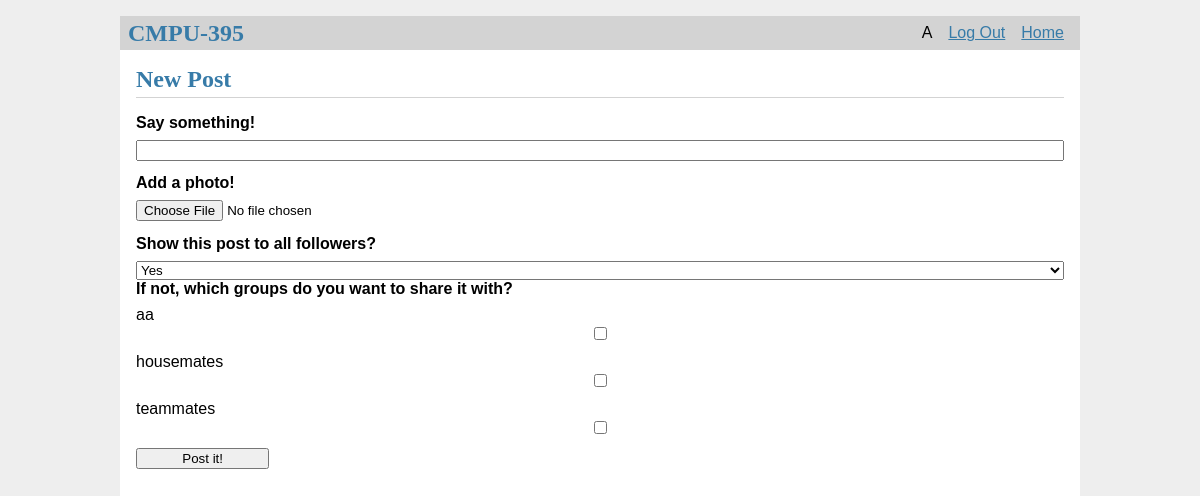
Before: /create (signed in) with the older database file.
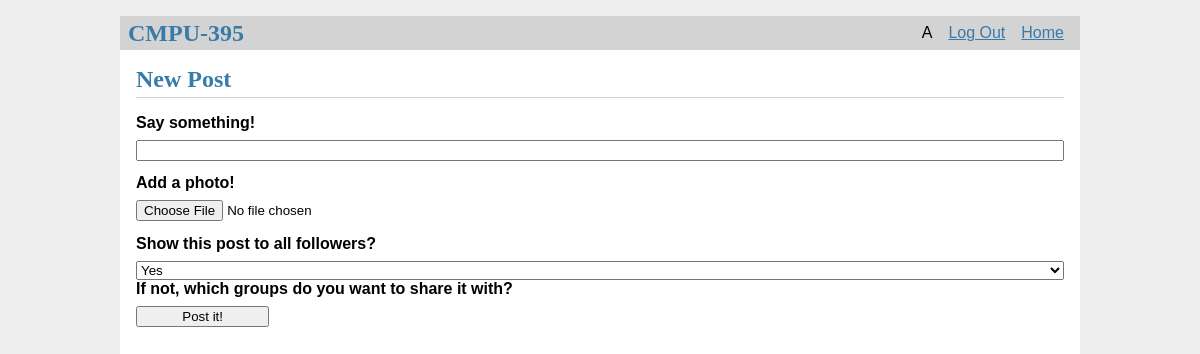
After: the same page with the newer database file.
### tables this page shows
CREATE TABLE Person (
        username VARCHAR(32),
        password VARCHAR(64),
        firstName VARCHAR(32),
        lastName VARCHAR(32),
        email VARCHAR(32),
        PRIMARY KEY (username)
);

CREATE TABLE FriendGroup (
        groupName VARCHAR(32),
        groupCreator VARCHAR(32),
        description VARCHAR(1000),
        PRIMARY KEY (groupName, groupCreator),
        FOREIGN KEY (groupCreator) REFERENCES Person (username)
);

### flaskr/blog.py (the view, shortened to what this page needs)
@bp.route('/create', methods=('GET', 'POST'))
@login_required
def create():
    db = get_db()
    username = g.user['username']
    user_groups = db.execute(
            "SELECT groupName"
            " FROM FriendGroup"
            " WHERE groupCreator = ?",
            (username,)
        ).fetchall()
    user_groups = [item['groupName'] for item in user_groups]
    return render_template('blog/create.html', groups=user_groups)

### flaskr/auth.py (called while the page is built)
@bp.before_app_request
def load_logged_in_user():
    user_id = session.get('user_id')
    if user_id is None:
        g.user = None
    else:
        g.user = get_db().execute(
            'SELECT * FROM Person WHERE username = ?', (user_id,)
        ).fetchone()

def login_required(view):
    @functools.wraps(view)
    def wrapped_view(**kwargs):
        if g.user is None:
            return redirect(url_for('auth.login'))
        return view(**kwargs)
    return wrapped_view

### flaskr/db.py (called while the page is built)
def get_db():
    if 'db' not in g:
        g.db = sqlite3.connect(
            current_app.config['DATABASE'],
            detect_types=sqlite3.PARSE_DECLTYPES
        )
        g.db.row_factory = sqlite3.Row
    return g.db

### flaskr/templates/blog/create.html (shortened to what this page needs)
{% extends 'base.html' %}
{% block header %}
  <h1>{% block title %}New Post{% endblock %}</h1>
{% endblock %}
{% block content %}
  <form method="post" enctype=multipart/form-data>
    <label for="caption">Say something!</label>
    <input name="caption" id="caption" value="{{ request.form['caption'] }}" required>
    <label for="photo">Add a photo!</label>
    <input class='picture-file-input' type=file name=photo>
    <label for="all_followers">Show this post to all followers?</label>
    <select name="all_followers" method="GET" action="/">
      <option value="Yes">Yes</option>
    </select>
    <label for="groups">If not, which groups do you want to share it with?</label>
    {% for group in groups %}
      {{group}}<input type="checkbox" value="{{ group }}" name="groups">
    {% endfor %}
    <input type=submit value="Post it!">
  </form>
{% endblock %}

### flaskr/templates/base.html (shortened to what this page needs)
<!doctype html>
<link rel="stylesheet" href="{{ url_for('static', filename='style.css') }}">
<nav>
  <h1>CMPU-395</h1>
  <ul>
    {% if g.user %}
      <li><span>{{ g.user['username'] }}</span>
      <li><a href="{{ url_for('auth.logout') }}">Log Out</a>
      <li><a href="{{ url_for('index') }}">Home</a>
    {% else %}
      <li><a href="{{ url_for('auth.register') }}">Register</a>
      <li><a href="{{ url_for('auth.login') }}">Log In</a>
    {% endif %}
  </ul>
</nav>
<section class="content">
  <header>
    {% block header %}{% endblock %}
  </header>
  {% block content %}{% endblock %}
</section>

### flaskr/static/style.css (style rules this page uses)
h1 { font-family: serif; color: #377ba8; margin: 1rem 0; }
a { color: #377ba8; }
nav { background: lightgray; display: flex; align-items: center; padding: 0 0.5rem; }
nav h1 { flex: auto; margin: 0; }
nav ul { display: flex; list-style: none; margin: 0; padding: 0; }
nav ul li a, nav ul li span, header .action { display: block; padding: 0.5rem; }
.content { padding: 0 1rem 1rem; }
.content > header { border-bottom: 1px solid lightgray; display: flex; align-items: flex-end; }
.content > header h1 { flex: auto; margin: 1rem 0 0.25rem 0; }
.content:last-child { margin-bottom: 0; }
.content form { margin: 1em 0; display: flex; flex-direction: column; }
.content label { font-weight: bold; margin-bottom: 0.5em; }
.content input, .content textarea { margin-bottom: 1em; }
input[type=submit] { align-self: start; min-width: 10em; }

Changed rows visible on the page:
removed FriendGroup: groupName "aa"
removed FriendGroup: groupName "housemates"
removed FriendGroup: groupName "teammates"
